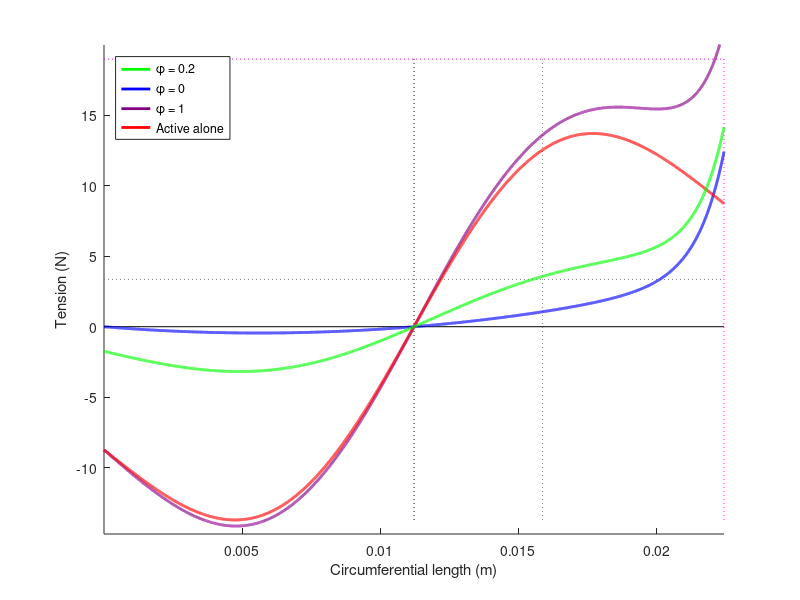
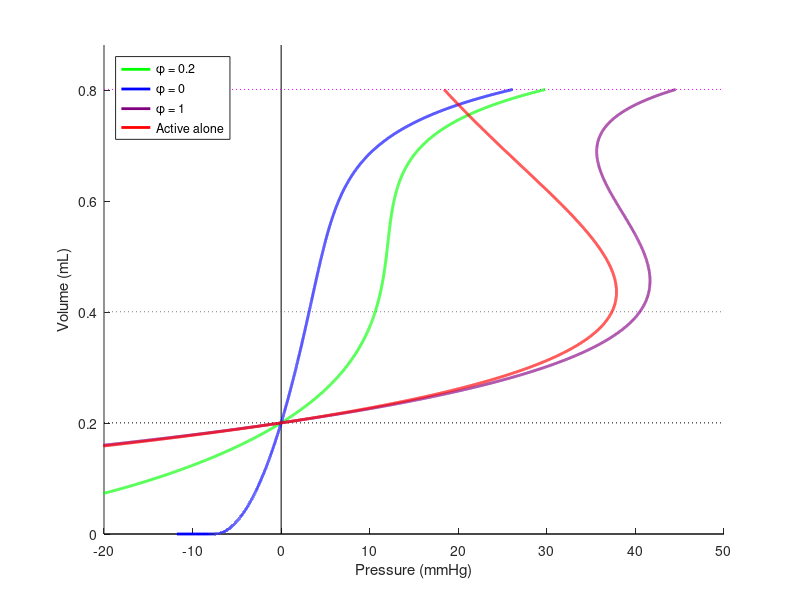
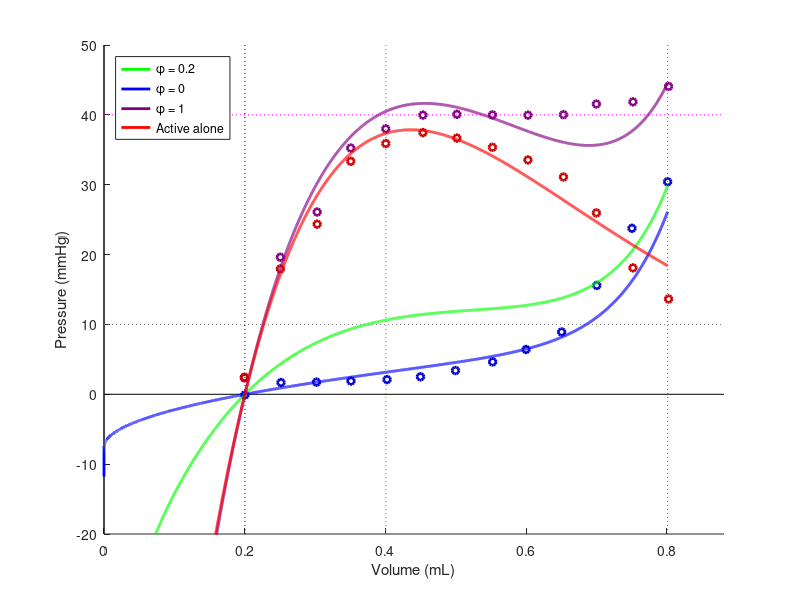
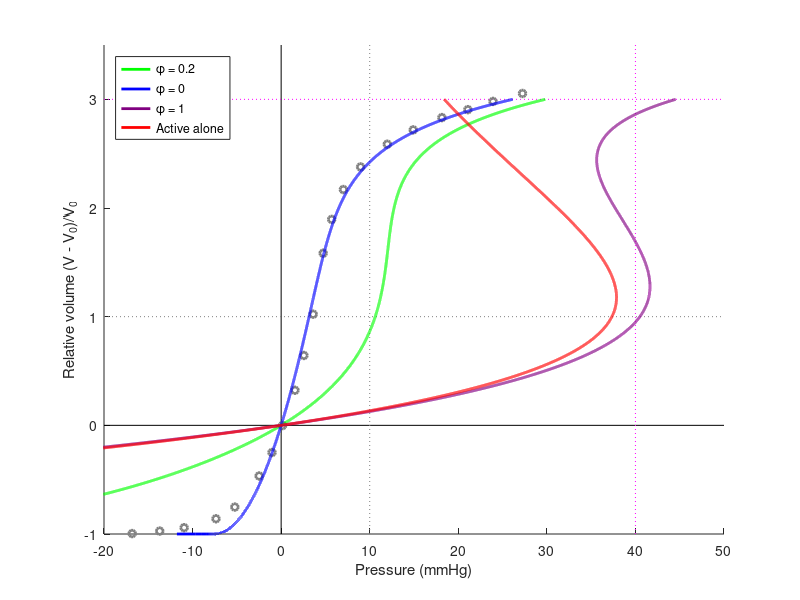

Source code (MATLAB) for these figures, in order:

%% Load data

load Moreno70_data.mat
load Vanhoutte69_data.mat

%% Formulation 

l      = .02; %m 
phibar = 0.2; 

%Zero pressure/tension values at phi = 0 (Combining the Vanhoutte and
%Moreno passive data)
V0 = max(Vd_pass_Vanh)/3;       %mL
L0 = 2*pi*sqrt(V0*1e-6/l/pi);   %m

%Nominal point at phi = 0.2
Pn = 10*133;                    %Pa
Vn = 2*V0;                      %mL
Ln = 2*pi*sqrt(Vn*1e-6/l/pi);   %m
Tn = Pn*Ln/(2*pi);              %N

%Maximal pressure and volume point at phi = 1
PM = 40*133;                    %Pa
VM = 3*V0 + V0;                 %mL
LM = 2*pi*sqrt(VM*1e-6/l/pi);   %m
TM = PM*LM/(2*pi);              %N

%Functional components
f = @(L) L.*(L - L0)/L0;                        %m
g = @(L) L0*(exp( 11.5*(L - L0)/L0 ) - 1);      %m
h = @(L) (L - L0).*exp( -1.5*((L - L0)/L0).^2); %m

a = 1.2*133;                    %Pa
b = 6e-5*133;                   %Pa
c = 26.25*133;                  %Pa

%Tensions
T_P      = @(L) a*f(L) + b*g(L);
T_A      = @(L) c*h(L); 
T_nom    = @(L) T_P(L) + phibar*T_A(L);
T_maxact = @(L) T_P(L) + T_A(L);

%Circumferential length vector (m)
L = 1e-6:1e-6:LM; 

%Volume (mL)
V = pi.*(L/(2*pi)).^2*l/1e-6;
%Relative volume (dimensionless)
RelV = (V - V0)/V0;

%Pressures
P_nom    = @(L) T_nom(L)*(2*pi)./L; 
P_pas    = @(L) T_P(L)*(2*pi)./L; 
P_act    = @(L) T_A(L)*(2*pi)./L; 
P_maxact = @(L) T_maxact(L).*(2*pi)./L; 

%% Plots 

minT = min([min(T_nom(L)), min(T_P(L)), min(T_A(L))]); 
maxT = max([max(T_nom(L)), max(T_P(L)), max(T_A(L))]); 

%{
Color map

Curves: 
Nominal             Green
Passive             Blue
Maximally active    Purple  [.5 0 .5]
Active only         Red 

Points: 
Nominal             Gray    [.5 .5 .5]
Zero pressure       Black
Maximal pressure    Magenta
Max act shift       Orange  [1 .65 0]
%}

figure(1)
clf
hold on 
%axes
plot([min(L) max(L)], zeros(2,1), 'k')
%points
plot(L0*ones(2,1), [minT TM],'k:')
plot(Ln*ones(2,1), [minT TM],':','Color',[.5 .5 .5])
plot([min(L) max(L)], Tn*ones(2,1),':','Color',[.5 .5 .5])
plot(LM*ones(2,1), [minT TM],'m:')
plot([min(L) max(L)], TM*ones(2,1),'m:')
%curves
T3 = plot(L, T_maxact(L),'Color',[.5 0 .5],'linewidth',2);
T2 = plot(L, T_P(L),'b','linewidth',2);
T4 = plot(L, T_A(L),'r','linewidth',2);
T1 = plot(L, T_nom(L),'g','linewidth',2); 
xlabel('Circumferential length (m)')
xlim([min(L) max(L)])
ylim([minT-1 TM+1])
ylabel('Tension (N)') 
legend([T1 T2 T3 T4],... 
    '\phi = 0.2', ...
    '\phi = 0',...
    '\phi = 1',...
    'Active alone',... 
    'location','northwest') 

print -dpng TvsL.png

%V vs P curve
figure(2) 
clf
hold on
%axes
plot([-20 50], zeros(2,1),'k')
plot(zeros(2,1),[0 VM*1.1],'k')
%points
plot([-20 50], V0*ones(2,1),'k:')
plot([-20 50], Vn*ones(2,1),':','Color',[.5 .5 .5])
plot([-20 50], VM*ones(2,1),'m:')
plot(Pn*ones(2,1), [0 VM*1.1], ':', 'Color',[.5 .5 .5])
plot(PM*ones(2,1), [0 VM*1.1], 'm:')
%curve
V1 = plot(P_nom(L)/133, V, 'g','linewidth',2);
V2 = plot(P_pas(L)/133, V, 'b','linewidth',2);
V3 = plot(P_maxact(L)/133, V, 'Color',[.5 0 .5], 'linewidth',2);
V4 = plot(P_act(L)/133, V, 'r', 'linewidth',2); 
xlabel('Pressure (mmHg)')
ylabel('Volume (mL)')
ylim([0 VM*1.1])
xlim([-20 50])
legend([V1 V2 V3 V4],'\phi = 0.2','\phi = 0', '\phi = 1','Active alone','location','northwest')

print -dpng VvsP.png


Pd_actonly_Vanh = Pd_maxact_Vanh - Pd_pass_Vanh; 
Vd_actonly_Vanh = Vd_maxact_Vanh + V0; 
Ld_actonly_Vanh = 2*pi*sqrt(Vd_actonly_Vanh/pi/l); 
Td_actonly_Vanh = Pd_actonly_Vanh.*Ld_actonly_Vanh/(2*pi); 

%P vs V curve
figure(3) 
clf
hold on
%axes
plot(zeros(2,1),[-20 50], 'k')
plot([0 VM*1.1],zeros(2,1),'k')
%points
plot(V0*ones(2,1),[-20 50], 'k:')
plot(Vn*ones(2,1),[-20 50], ':','Color',[.5 .5 .5])
plot(VM*ones(2,1),[-20 50], 'm:')
plot([0 VM*1.1], Pn/133*ones(2,1),  ':', 'Color',[.5 .5 .5])
plot([0 VM*1.1], PM/133*ones(2,1),  'm:')
%data - with scaled volume
plot((V0 + Vd_pass_Vanh), Pd_pass_Vanh , 'o','Color',[0 0 .8],'linewidth',2,'Markersize',5)
plot((V0 + Vd_maxact_Vanh) , Pd_maxact_Vanh ,  'o','Color',[0.5 0 0.5],'linewidth',2,'Markersize',5)
plot(Vd_actonly_Vanh, Pd_actonly_Vanh,'o','Color',[.8 0 0],'linewidth',2,'Markersize',5)
%curves
P1 = plot(V, P_nom(L)/133,'g','linewidth',2);
P2 = plot(V, P_pas(L)/133, 'b', 'linewidth',2);
P3 = plot(V,P_maxact(L)/133,  'Color', [.5 0 .5], 'linewidth',2);
P4 = plot(V, P_act(L)/133, 'r', 'linewidth',2); 
ylabel('Pressure (mmHg)')
xlabel('Volume (mL)')
ylim([-20 50])
xlim([0 VM*1.1])
legend([P1 P2 P3 P4],'\phi = 0.2','\phi = 0', '\phi = 1','Active alone','location','northwest')

print -dpng PvsV.png

%Rel V vs P curve
figure(4)
clf
hold on 
%axes
plot([-20 50], zeros(2,1),'k')
plot(zeros(2,1),[-1 3.5],'k')
%points
plot(Pn/133*ones(2,1),[-1 3.5],':','Color',[.5 .5 .5])
plot([-20 50], (Vn - V0)/V0*ones(2,1),':','Color',[.5 .5 .5])
plot(PM/133*ones(2,1),[-1 3.5],'m:')
plot([-20 50], (VM - V0)/V0*ones(2,1),'m:')
%data
plot(Pd_Moreno, Vd_sca_Moreno, 'o','Color',[.5 .5 .5],'linewidth',2,'Markersize',5)
%curves
r1 = plot(P_nom(L)/133, RelV, 'g','linewidth',2); 
r2 = plot(P_pas(L)/133, RelV, 'b','linewidth',2);
r3 = plot(P_maxact(L)/133, RelV, 'Color',[.5 0 .5],'linewidth',2);
r4 = plot(P_act(L)/133, RelV, 'r', 'linewidth',2);
xlabel('Pressure (mmHg)')
ylabel('Relative volume (V - V_0)/V_0')
xlim([-20 50])
ylim([-1 3.5])
%legend([r1 r2 r3],'\phi = 0.25','\phi = 0', '\phi = 1','location','northwest')
legend([r1 r2 r3 r4],'\phi = 0.2','\phi = 0', '\phi = 1','Active alone','location','northwest')

print -dpng RelVvsP.png







